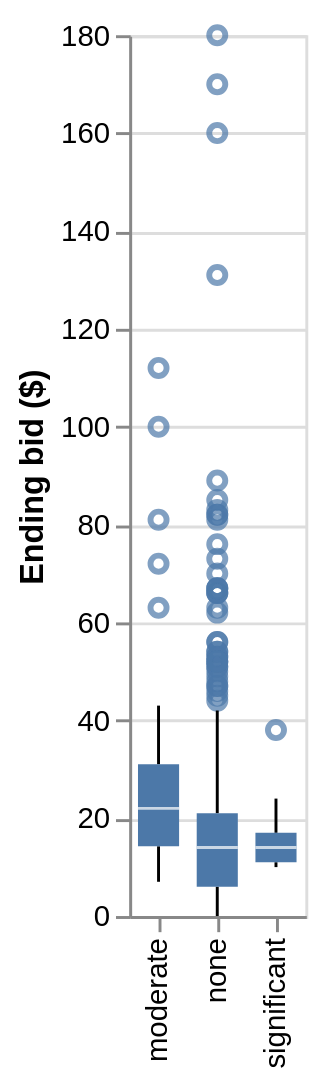

Notebook code cell kept with this figure:
### Code cell
dropdown = alt.param(name="dropdown", value="Wear",
                bind=alt.binding_select(options=["Wear", "Stainage", "Style", "Bid Type", "Type", "Size"], name="Compare by: "))
alt.Chart(dv).add_params(dropdown).transform_calculate(group="datum[dropdown]").mark_boxplot().encode(
    x=alt.X("group:N", title=None), y=alt.Y("Ending Bid:Q", title="Ending bid ($)"))

### Figure 1 — Vega-Lite specification as saved in the notebook (floating-point values rounded to 4 significant figures; data arrays with more than 128 entries replaced by an {"elided": "..."} marker saying what was removed)
{"config": {"view": {"continuousWidth": 300, "continuousHeight": 300}}, "data": {"name": "data-d18befe0801b9c72d31767faf492b44e"}, "mark": {"type": "boxplot"}, "encoding": {"x": {"field": "group", "title": null, "type": "nominal"}, "y": {"field": "Ending Bid", "title": "Ending bid ($)", "type": "quantitative"}}, "params": [{"name": "dropdown", "bind": {"input": "select", "options": ["Wear", "Stainage", "Style", "Bid Type", "Type", "Size"], "name": "Compare by: "}, "value": "Wear"}], "transform": [{"calculate": "datum[dropdown]", "as": "group"}], "$schema": "https://vega.github.io/schema/vega-lite/v5.20.1.json", "datasets": {"data-d18befe0801b9c72d31767faf492b44e": {"elided": "530 records"}}}
